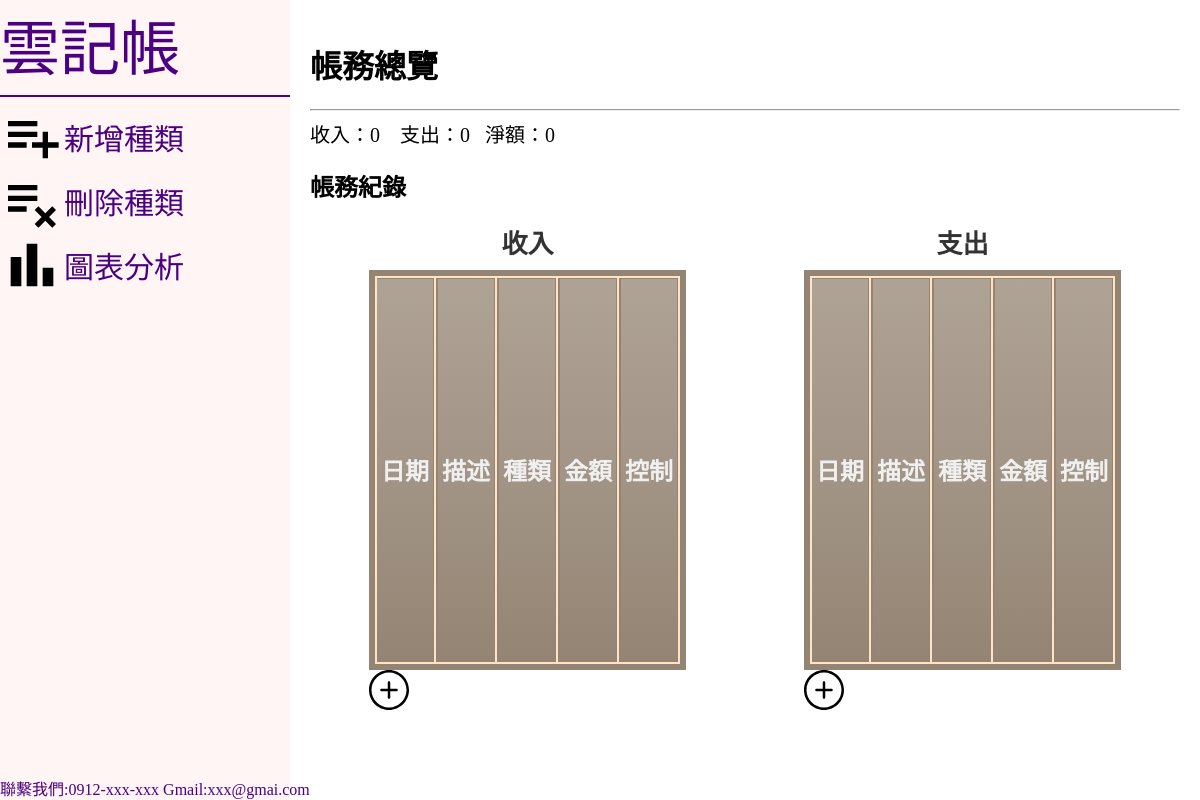
Before: /index/ (signed in) with the older database file.
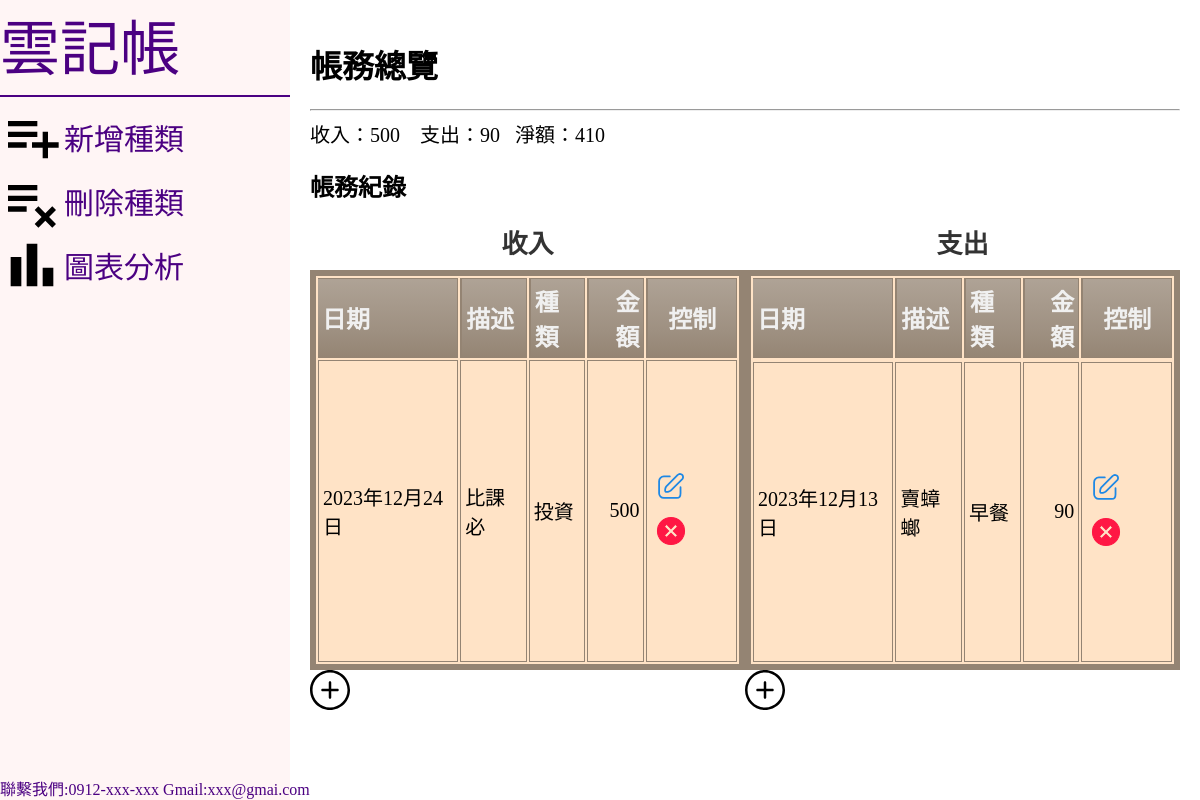
After: the same page with the newer database file.
### projectapp/models.py (models this page shows, shortened)
class Record_R1(models.Model):
    user=ForeignKey(login_1,on_delete=models.CASCADE,null=True)
    date 	= DateField()
    description = CharField(max_length=300,null=True)
    categoryR 	= CharField(max_length=50)
    cash 	= IntegerField()
    is_settled = models.BooleanField(default=False)  # 新增用來標記是否已經結算的欄位

class Record_E1(models.Model):
    user=ForeignKey('login_1',on_delete=models.CASCADE,null=True)
    date 	= DateField()
    description = CharField(max_length=300,null=True)
    categoryE 	= CharField(max_length=50)
    cash 	= IntegerField()
    is_settled = models.BooleanField(default=False)  # 新增用來標記是否已經結算的欄位

### projectapp/views.py (the view)
# urls.py: path('index/',views.recordall_and_cashflow,name='index'),
@login_required
def recordall_and_cashflow(request,pk=None):
    recordE=Record_E1.objects.filter(user=pk).order_by('date')
    recordR=Record_R1.objects.filter(user=pk).order_by('date')
    recordAllE=Record_E1.objects.filter(user=pk)
    recordAllR=Record_R1.objects.filter(user=pk)
    income_list=[record.cash for record in recordAllR]
    outcome_list=[record.cash for record in recordAllE]
    income=sum(income_list) if len(income_list)!=0 else 0
    outcome=sum(outcome_list) if len(outcome_list)!=0 else 0
    net = income -outcome
    return render(request,'index.html',locals())

### templates/index.html (shortened to what this page needs)
<!DOCTYPE html>
<html lang="en">
<head>
  <link rel="stylesheet" href="/static/css/index.css">
</head>
<body>
  <div class="container">
    <div class="left-box">
      <div class="listtitle">雲記帳</div>
      <hr>
      <div class="list">
        <a href="/addcategory">
          <img src="/static/img/playlist_add_FILL0_wght400_GRAD0_opsz24.svg" alt="">
          <span>新增種類</span>
        </a>
        <a href="/delcategory">
          <img src="/static/img/playlist_remove_FILL0_wght400_GRAD0_opsz24.svg" alt="">
          <span>刪除種類</span>
        </a>
        <a href="">
          <img src="/static/img/bar_chart_FILL0_wght400_GRAD0_opsz24.svg" alt="">
          <span>圖表分析</span>
        </a>
      </div>
      <div class="content">
        聯繫我們:0912-xxx-xxx
        Gmail:xxx@gmai.com
      </div>
    </div>
    <div class="right-text">
      <h1>帳務總覽</h1>
      <hr>
      <div class="incomeEP">
        收入：<span class="thousand-separator">{{ income }}</span> &nbsp;&nbsp;
        支出：<span class="thousand-separator">{{ outcome }} </span>&nbsp;&nbsp;
        淨額：<span class="thousand-separator">{{ net }}</span>
      </div>
      <h2>帳務紀錄</h2>
      <div class="table-all">
        <div>
          <table class="cinereousTable">
            <caption>收入</caption>
            <thead>
              <tr>
                <th>日期</th>
                <th>描述</th>
                <th>種類</th>
                <th style="text-align: right;">金額</th>
                <th style="text-align: center;">控制</th>
              </tr>
            </thead>
            {% for record in recordR %}
            <tr>
              <td>{{ record.date }}</td>
              <td>{{ record.description }}</td>
              <td>{{ record.categoryR }}</td>
              <td class="thousand-separator" style="text-align: right;">{{ record.cash }}</td>
              <td>
                <a href="{% url 'editRr' record.id %}"><img src="/static/img/edit.svg" alt="編輯"></a>
                <a href="{% url 'delRr' record.id %}"><img src="/static/img/cancel-svgrepo-com.svg" alt="刪除"></a>
              </td>
            </tr>
            {% endfor %}
          </table>
          <a style="margin-top:10px;" href="/addRrecord">
            <img src="/static/img/plus-circle-svgrepo-com.svg" alt="">
          </a>
        </div>
        <div>
          <table class="cinereousTable">
            <caption>支出</caption>
            <thead>
              <th>日期</th>
              <th>描述</th>
              <th>種類</th>
              <th style="text-align: right;">金額</th>
              <th style="text-align: center;">控制</th>
              {% for record in recordE %}
            </thead>
            <td>{{ record.date }}</td>
            <td>{{ record.description }}</td>
            <td>{{ record.categoryE }}</td>
            <td class="thousand-separator" style="text-align: right;">{{ record.cash }}</td>
            <td>
              <a href="{% url 'editEr' record.id %}"><img src="/static/img/edit.svg" alt="編輯"></a>
              <a href="{% url 'delEr' record.id %}"><img src="/static/img/cancel-svgrepo-com.svg" alt="刪除"></a>
            </td>
            {% endfor %}
          </table>
          <a style="color:black;text-decoration: none;" href="/addErecord">
            <img src="/static/img/plus-circle-svgrepo-com.svg" alt="">
          </a>
        </div>
      </div>
    </div>
  </div>
</body>
</html>

### static/css/index.css (style rules this page uses)
body { margin: 0; padding: 0; }
.container { display: flex; width: 100vw; height: 100vh; }
.left-box { width: 25%; background-color: #fff5f5; }
.left-box .list span { color: #4b0082; }
.left-box .list a { color: #4b0082; text-decoration: none; font-size:30px; display: flex; align-items: center; }
.listtitle { color: #4b0082; font-size: 60px; text-align: left; }
.content { position: absolute; color:#4b0082; bottom:0; }
.left-box hr { border: 1px solid #4b0082; }
.right-text { width: 75%; padding: 20px; overflow-y: auto; }
.incomeEP { color:black; font-size: 20px; }
.table-all { display:flex; justify-content: space-around; }
.table-all caption { font-size: 26px; font-weight: bold; color: #333; margin-bottom: 10px; }
.thousand-separator { text-align: right; }
table.cinereousTable { border: 6px solid #948473; background-color: #FFE3C6; width: 100%; min-height: 400px; }
table.cinereousTable td, table.cinereousTable th { border: 1px solid #948473; padding: 4px 4px; }
table.cinereousTable tbody td { font-size: 20px; padding: 4px; }
table.cinereousTable thead { background: #948473; background: -moz-linear-gradient(top, #afa396 0%, #9e9081 66%, #948473 100%); background: -webkit-linear-gradient(top, #afa396 0%, #9e9081 66%, #948473 100%); background: linear-gradient(to bottom, #afa396 0%, #9e9081 66%, #948473 100%); }
table.cinereousTable thead th { font-size: 24px; font-weight: bold; color: #F0F0F0; text-align: left; border-left: 2px solid #948473; }
table.cinereousTable thead th:first-child { border-left: none; }

Changed rows visible on the page:
added Record_R1: date "2023年12月24日", description "比課必", categoryR "投資", cash "500"
added Record_E1: date "2023年12月13日", description "賣蟑螂", categoryE "早餐", cash "90"
Other visible differences:
{{ income }}: "0" → "500"
{{ outcome }}: "0" → "90"
{{ net }}: "0" → "410"
